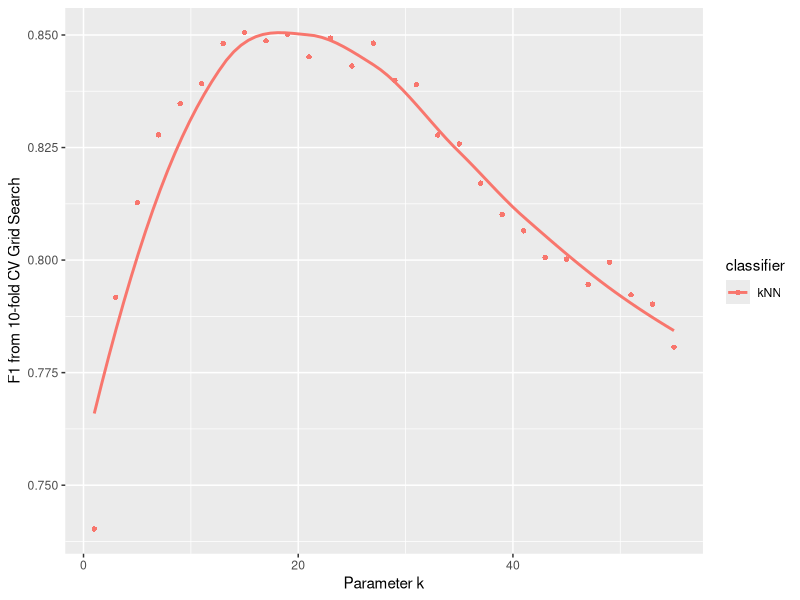

The R script that drew this image:
setwd("D:/Study/Thesis/Experiments/Util/RPlots/class")
library("ggplot2")
featuresdata = read.csv("class_02_para_tune_knn.csv")
p <- ggplot(featuresdata, aes(x=k, y=f1))+ labs(x = "Parameter k", y = "F1 from 10-fold CV Grid Search" )
p + stat_smooth(se = FALSE, aes(color=classifier)) + geom_point(aes(color=classifier, shape=classifier)) 
# q + facet_grid(metrics ~ ., scale = "free_y")